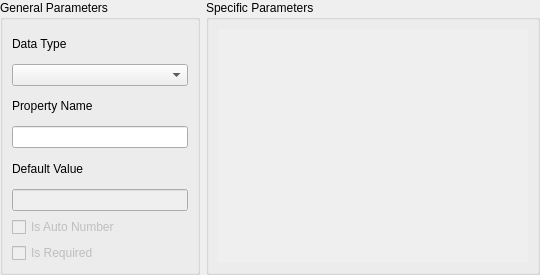
<?xml version="1.0" encoding="UTF-8"?>
<ui version="4.0">
 <class>NewPropertyWidgetForm</class>
 <widget class="QWidget" name="NewPropertyWidgetForm">
  <property name="geometry">
   <rect>
    <x>0</x>
    <y>0</y>
    <width>540</width>
    <height>275</height>
   </rect>
  </property>
  <property name="windowTitle">
   <string>New Property</string>
  </property>
  <layout class="QGridLayout" name="gridLayout_8">
   <property name="margin">
    <number>0</number>
   </property>
   <item row="0" column="0">
    <layout class="QGridLayout" name="gridLayout">
     <item row="0" column="0">
      <widget class="QGroupBox" name="groupBox">
       <property name="minimumSize">
        <size>
         <width>200</width>
         <height>0</height>
        </size>
       </property>
       <property name="maximumSize">
        <size>
         <width>200</width>
         <height>16777215</height>
        </size>
       </property>
       <property name="title">
        <string>General Parameters</string>
       </property>
       <layout class="QGridLayout" name="gridLayout_7">
        <item row="0" column="0">
         <layout class="QGridLayout" name="gridLayout_6">
          <item row="0" column="0">
           <layout class="QGridLayout" name="gridLayout_3">
            <item row="0" column="0">
             <widget class="QLabel" name="label">
              <property name="text">
               <string>Data Type</string>
              </property>
             </widget>
            </item>
            <item row="1" column="0">
             <widget class="QComboBox" name="m_dataTypeComboBox"/>
            </item>
           </layout>
          </item>
          <item row="1" column="0">
           <layout class="QGridLayout" name="gridLayout_4">
            <item row="0" column="0">
             <widget class="QLabel" name="label_2">
              <property name="text">
               <string>Property Name</string>
              </property>
             </widget>
            </item>
            <item row="1" column="0">
             <widget class="QLineEdit" name="m_nameLineEdit"/>
            </item>
           </layout>
          </item>
          <item row="2" column="0">
           <layout class="QGridLayout" name="gridLayout_5">
            <item row="0" column="0">
             <widget class="QLabel" name="label_3">
              <property name="text">
               <string>Default Value</string>
              </property>
             </widget>
            </item>
            <item row="1" column="0">
             <widget class="QLineEdit" name="m_defaultValueLineEdit">
              <property name="enabled">
               <bool>false</bool>
              </property>
             </widget>
            </item>
           </layout>
          </item>
          <item row="3" column="0">
           <widget class="QCheckBox" name="m_autoNumberCheckBox">
            <property name="enabled">
             <bool>false</bool>
            </property>
            <property name="text">
             <string>Is Auto Number</string>
            </property>
           </widget>
          </item>
          <item row="4" column="0">
           <widget class="QCheckBox" name="m_requiredCheckBox">
            <property name="enabled">
             <bool>false</bool>
            </property>
            <property name="text">
             <string>Is Required</string>
            </property>
           </widget>
          </item>
         </layout>
        </item>
       </layout>
      </widget>
     </item>
     <item row="0" column="1">
      <widget class="QGroupBox" name="groupBox_2">
       <property name="title">
        <string>Specific Parameters</string>
       </property>
       <layout class="QGridLayout" name="gridLayout_2">
        <item row="0" column="0">
         <widget class="QScrollArea" name="m_scrollArea">
          <property name="minimumSize">
           <size>
            <width>285</width>
            <height>210</height>
           </size>
          </property>
          <property name="frameShape">
           <enum>QFrame::NoFrame</enum>
          </property>
          <property name="lineWidth">
           <number>0</number>
          </property>
          <property name="widgetResizable">
           <bool>true</bool>
          </property>
          <widget class="QWidget" name="scrollAreaWidgetContents">
           <property name="geometry">
            <rect>
             <x>0</x>
             <y>0</y>
             <width>307</width>
             <height>233</height>
            </rect>
           </property>
          </widget>
         </widget>
        </item>
       </layout>
      </widget>
     </item>
    </layout>
   </item>
  </layout>
 </widget>
 <tabstops>
  <tabstop>m_dataTypeComboBox</tabstop>
  <tabstop>m_nameLineEdit</tabstop>
  <tabstop>m_defaultValueLineEdit</tabstop>
  <tabstop>m_autoNumberCheckBox</tabstop>
  <tabstop>m_requiredCheckBox</tabstop>
  <tabstop>m_scrollArea</tabstop>
 </tabstops>
 <resources/>
 <connections/>
</ui>
